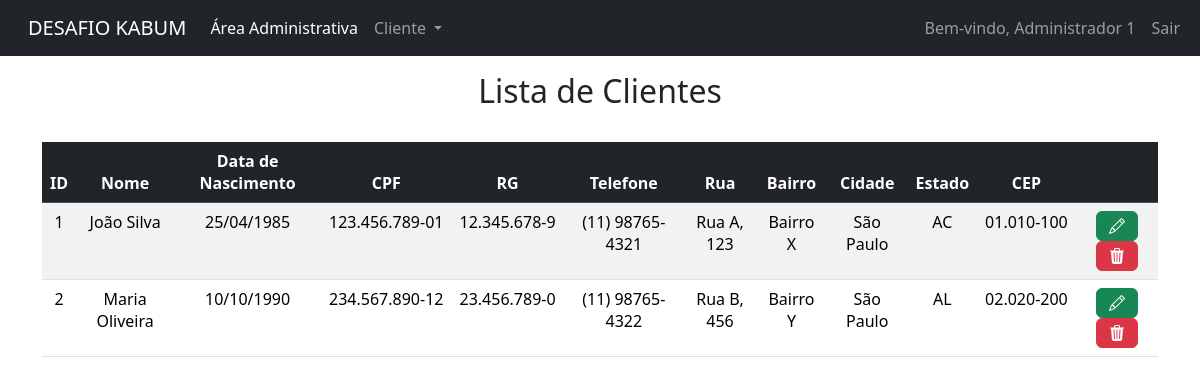
Page /portal-administrativo/funcoes/listarCliente.php (signed in) on the committed database.
### tables this page shows
CREATE TABLE endereco (
    idEndereco INT UNSIGNED AUTO_INCREMENT PRIMARY KEY,
    rua VARCHAR(255) NOT NULL,
    bairro VARCHAR(100) NOT NULL,
    cidade VARCHAR(100) NOT NULL,
    cep VARCHAR(10) NOT NULL,
    clienteId INT UNSIGNED NOT NULL,
    estadoId INT UNSIGNED NOT NULL,
    FOREIGN KEY (clienteId) REFERENCES cliente(idCliente),
    FOREIGN KEY (estadoId) REFERENCES estados(idEstado)
);

CREATE TABLE cliente(
    idCliente INT UNSIGNED PRIMARY KEY AUTO_INCREMENT NOT NULL,
    nome VARCHAR(50) NOT NULL,
    dataNascimento DATE,
    cpf VARCHAR(11) UNIQUE NOT NULL,
    rg VARCHAR(9) NOT NULL,
    telefone VARCHAR(11) NOT NULL
);

CREATE TABLE estados(
    idEstado INT UNSIGNED PRIMARY KEY AUTO_INCREMENT NOT NULL,
    siglaEstado VARCHAR(2) NOT NULL,
    nomeEstado VARCHAR(50) NOT NULL
);

### classes/Funcoes.php (called while the page is built, shortened)
<?php
    class Funcoes {
        private PDO $database;
        public function __construct(PDO $database){
            $this->database = $database;
        }
        public function listar(): array{
            $sql = "SELECT idCliente, nome, dataNascimento, cpf, rg, telefone, rua, bairro, cidade, siglaEstado AS Estado, cep
                    FROM endereco
                    LEFT JOIN cliente ON clienteId = idCliente
                    LEFT JOIN estados ON estadoId = idEstado";
            $stmt = $this->database->prepare($sql);
            $stmt->execute();
            $result = $stmt->fetchAll(PDO::FETCH_ASSOC);
            return $result;
        }
    }
?>

### portal-administrativo/funcoes/listarCliente.php (the view, shortened to what this page needs)
<?php
    require_once "../../classes/Funcoes.php";
    include_once "../../templates/navBar.php";
    $db = new Database();
    $pdo = $db->conectar();
    if ($pdo) {
        $funcoes = new Funcoes($pdo);
        if (isset($_GET['idCliente'])) {
            $clienteId = filter_input(INPUT_GET, 'idCliente', FILTER_SANITIZE_NUMBER_INT);
            $clientes = $funcoes->listar($clienteId);
        } else {
            $clientes = $funcoes->listar();
        }
    }
?>
<!DOCTYPE html>
<html lang="en">
<head>
    <link href="https://cdn.jsdelivr.net/npm/bootstrap@5.3.1/dist/css/bootstrap.min.css" rel="stylesheet">
    <link rel="stylesheet" href="https://cdn.jsdelivr.net/npm/bootstrap-icons@1.11.3/font/bootstrap-icons.min.css">
</head>
<body>
    <div class="container">
        <h2 class="text-center mx-auto py-3">Lista de Clientes</h2>
        <table class="table table-striped table-hover table-borderr mt-3">
            <thead class="table-dark">
                <tr>
                    <th class="text-center">ID</th>
                    <th class="text-center">Nome</th>
                    <th class="text-center">Data de Nascimento</th>
                    <th class="text-center">CPF</th>
                    <th class="text-center">RG</th>
                    <th class="text-center">Telefone</th>
                    <th class="text-center">Rua</th>
                    <th class="text-center">Bairro</th>
                    <th class="text-center">Cidade</th>
                    <th class="text-center">Estado</th>
                    <th class="text-center">CEP</th>
                    <th></th>
                </tr>
            </thead>
            <tbody>
                <?php
                    foreach($clientes as $cliente){ ?>
                        <tr>
                            <td class="text-center"><?=$cliente['idCliente']?></td>
                            <td class="text-center"><?=$cliente['nome']?></td>
                            <td class="text-center"><?=date_format(new DateTime($cliente['dataNascimento']), "d/m/Y")?></td>
                            <td class="text-center"><?=substr($cliente['cpf'], 0, 3) . '.' . substr($cliente['cpf'], 3, 3) . '.' . substr($cliente['cpf'], 6, 3) . '-' . substr($cliente['cpf'], 9, 2)?></td>
                            <td class="text-center"><?=substr($cliente['rg'], 0, 2) . '.' . substr($cliente['rg'], 2, 3) . '.' . substr($cliente['rg'], 5, 3) . '-' . substr($cliente['rg'], 8, 1)?></td>
                            <td class="text-center"><?='(' . substr($cliente['telefone'], 0, 2) . ') ' . substr($cliente['telefone'], 2, 5) . '-' . substr($cliente['telefone'], 7, 4)?></td>
                            <td class="text-center"><?=$cliente['rua']?></td>
                            <td class="text-center"><?=$cliente['bairro']?></td>
                            <td class="text-center"><?=$cliente['cidade']?></td>
                            <td class="text-center"><?=$cliente['Estado']?></td>
                            <td class="text-center"><?=substr($cliente['cep'], 0, 2) . '.' . substr($cliente['cep'], 2, 3) . '-' . substr($cliente['cep'], 5, 3)?></td>
                            <td class="text-center">
                                <a href="editarCliente.php?id=<?=$cliente['idCliente']?>" class="btn btn-success">
                                    <i class="bi bi-pencil"></i>
                                </a>
                                <a class="btn btn-danger" onclick="confirmarDelete('<?=$cliente['idCliente']?>', '<?=$cliente['nome']?>')">
                                    <i class="bi bi-trash3-fill"></i>
                                </a>
                            </td>
                        </tr>
                <?php
                    }
                ?>
            </tbody>
        </table>
    </div>
</body>
</html>

### templates/navBar.php (shortened to what this page needs)
<nav class="navbar navbar-expand-lg navbar-dark bg-dark">
  <div class="container-fluid">
    <a class="navbar-brand ps-3" href="#">DESAFIO KABUM</a>
    <div class="collapse navbar-collapse" id="navbarNavDropdown">
      <ul class="navbar-nav">
        <li class="nav-item">
          <a class="nav-link active" aria-current="page" href="http://localhost:8080/dev-kabum/desafio-kabum/portal-administrativo/area-administrativa.php#">Área Administrativa</a>
        </li>
        <li class="nav-item dropdown">
          <a class="nav-link dropdown-toggle" href="#" id="navbarDropdownMenuLink" role="button" data-bs-toggle="dropdown" aria-expanded="false">
            Cliente
          </a>
        </li>
      </ul>
      <ul class="navbar-nav ms-auto">
        <?php if (isset($_SESSION['user_name'])): ?>
          <li class="nav-item">
            <a class="nav-link" href="#">Bem-vindo, <?php echo $_SESSION['user_name']; ?></a>
          </li>
          <li class="nav-item">
            <a class="nav-link" href="../classes/Logout.php">Sair</a>
          </li>
        <?php else: ?>
          <li class="nav-item">
            <a class="nav-link" href="../index.php">Login</a>
          </li>
        <?php endif; ?>
      </ul>
    </div>
  </div>
</nav>

### rows in the picture
endereco: clienteId.idCliente "1", clienteId.nome "João Silva", clienteId.dataNascimento "25/04/1985", clienteId.cpf "123", clienteId.cpf "456", clienteId.cpf "789", clienteId.cpf "01", clienteId.rg "12", clienteId.rg "345", clienteId.rg "678", clienteId.rg "9", clienteId.telefone "11", clienteId.telefone "98765", clienteId.telefone "4321", rua "Rua A, 123", bairro "Bairro X", cidade "São Paulo", estadoId.siglaEstado "AC", cep "01", cep "010", cep "100"
endereco: clienteId.idCliente "2", clienteId.nome "Maria Oliveira", clienteId.dataNascimento "10/10/1990", clienteId.cpf "234", clienteId.cpf "567", clienteId.cpf "890", clienteId.cpf "12", clienteId.rg "23", clienteId.rg "456", clienteId.rg "789", clienteId.rg "0", clienteId.telefone "11", clienteId.telefone "98765", clienteId.telefone "4322", rua "Rua B, 456", bairro "Bairro Y", cidade "São Paulo", estadoId.siglaEstado "AL", cep "02", cep "020", cep "200"

### other values in the picture
$_SESSION['user_name'] "Administrador 1"
